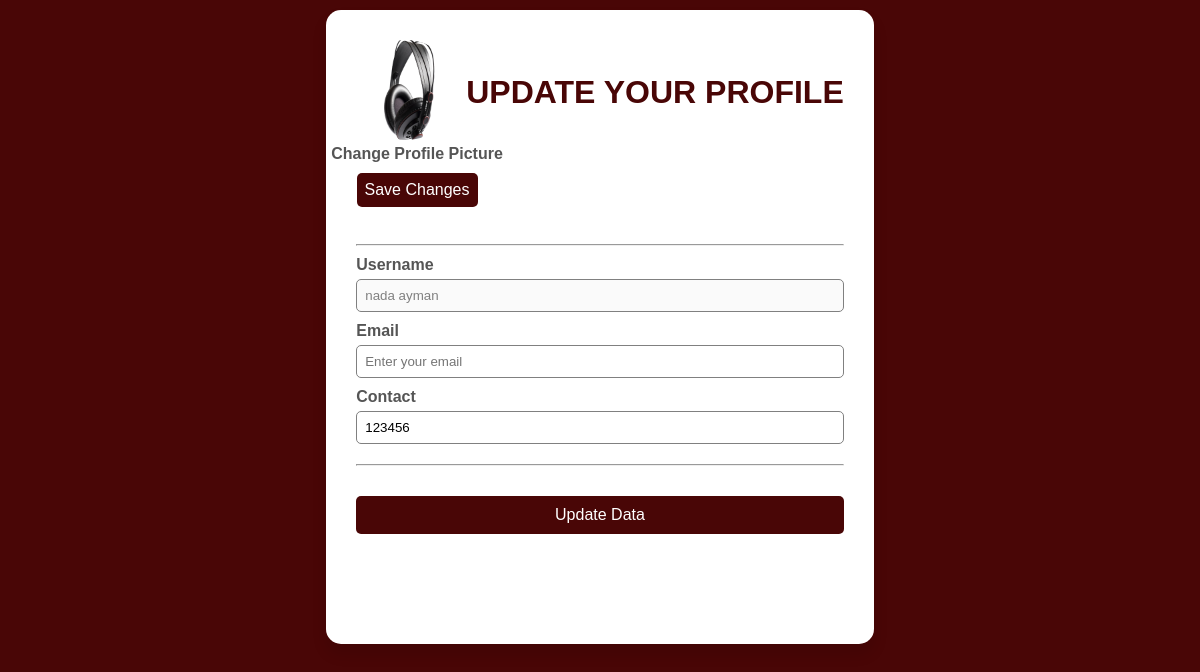
Page /update-profile (signed in) on the committed database.
### tables this page shows
CREATE TABLE users (
			id INTEGER PRIMARY KEY AUTOINCREMENT,
			username TEXT NOT NULL UNIQUE,
			password TEXT NOT NULL,
            email TEXT NOT NULL UNIQUE, 
            contact INTEGER NOT NULL,
            img TEXT
		);

### app.py (the view, shortened to what this page needs)
@app.route('/update-profile', methods=['GET', 'POST'])
def update_profile():
    username = request.args.get('username')
    action = request.args.get('action')
    if 'username' not in session:
        return redirect(url_for('login'))
    if action != '2':
        username = request.args.get('username', session.get('username'))
    if request.method == 'GET':
        if action != '2' and username != session.get('username'):
            return f"unauthorized"
        data = db.get_user(connection, username)
        return render_template('update-profile.html', data=data)

### db.py (called while the page is built)
def get_user(connection, username):
    cursor = connection.cursor()
    query = '''SELECT * FROM users WHERE username = ?'''
    cursor.execute(query, (username,))
    return cursor.fetchone()

### templates/update-profile.html (shortened to what this page needs)
<!DOCTYPE html>
<html lang="en">
  <head>
    <link rel="stylesheet" href="../static/css/updateProfile.css" />
  </head>
  <body>
    <div class="container">
      <div class="header">
        <div class="pic">
          {% if data[5] %}
          <img
            src="{{ url_for('static', filename='uploads/' ~ data[5]) }}"
            alt="Profile Picture"
          />
          {% else %}
          <p>No profile picture uploaded.</p>
          {% endif %}
        </div>
        <h1>Update your profile</h1>
      </div>
      <div class="signUp">
        <form
          action="{{ submission_url }}"
          method="POST"
          enctype="multipart/form-data"
        >
          <hr />
          <label>Username</label>
          <input
            type="text"
            name="username"
            placeholder="Enter your username"
            value="{{ data[1]}}"
            disabled
          />
          <label>Email</label>
          <input
            type="email"
            name="email"
            placeholder="Enter your email"
            value="{{ data[3] }}"
          />
          <label>Contact</label>
          <input
            type="text"
            name="contact"
            placeholder="Enter your phone number"
            value="{{ data[4] }}"
          />
          <hr />
          <div class="submit">
            <button type="submit">Update Data</button>
          </div>
        </form>
        <form
          class="change-img"
          action="{{ url_for('update_profile') }}"
          method="POST"
          enctype="multipart/form-data"
        >
          <div class="insertion">
            <label>
              <span>Change Profile Picture</span>
            </label>
            <div class="submit">
              <button type="submit" class="photo-button">Save Changes</button>
            </div>
          </div>
        </form>
      </div>
    </div>
  </body>
</html>

### static/css/updateProfile.css (style rules this page uses)
* { margin: 0; padding: 0; box-sizing: border-box; font-family: "Poppins", sans-serif; }
:root { --primary-color: #490606; --secondary-color: #D10024; --font: #555555; }
body { display: flex; justify-content: center; align-items: center; background: var(--primary-color); padding: 10px; max-height: 100vh; }
.container { max-width: 100%; display: flex; flex-direction: column; background: #fff; border-radius: 15px; box-shadow: 0 10px 15px rgba(0, 0, 0, 0.1); padding: 20px; position: relative; }
.header { display: flex; justify-content: space-between; align-items: center; margin-bottom: 20px; padding: 10px; gap: 10px; }
h1 { color: var(--primary-color); font-weight: bolder; text-transform: uppercase; }
.pic { text-align: center; }
.pic img { width: 100px; height: 100px; border-radius: 50%; }
.signUp { width: 100%; display: flex; flex-direction: column; justify-content: center; align-items: center; margin-top: 30px; }
form { width: 100%; margin: 20px 0; display: flex; flex-direction: column; padding: 10px; }
form label { color: var(--font); font-size: 16px; font-weight: 600; margin-bottom: 5px; }
input { width: 100%; margin-bottom: 10px; padding: 8px; border: 1px solid gray; border-radius: 5px; outline: none; }
button { border: none; padding: 10px; width: 100%; color: #fff; font-size: 16px; cursor: pointer; border-radius: 5px; background: var(--primary-color); }
.photo-button { width: auto; padding: 8px; margin-top: -15px; }
.submit { width: 100%; display: flex; justify-content: center; margin-top: 20px; }
:disabled { color: gray; cursor: not-allowed; }
.insertion { display: flex; flex-direction: column; align-items: center; justify-content: center; padding: 5px; width:fit-content; position: absolute; top: 130px; left: 0; right: 0; font-size: smaller; height: fit-content; }
hr { margin: 10px 0; }

### rows in the picture
users: img (picture), username "nada ayman", contact "123456"
